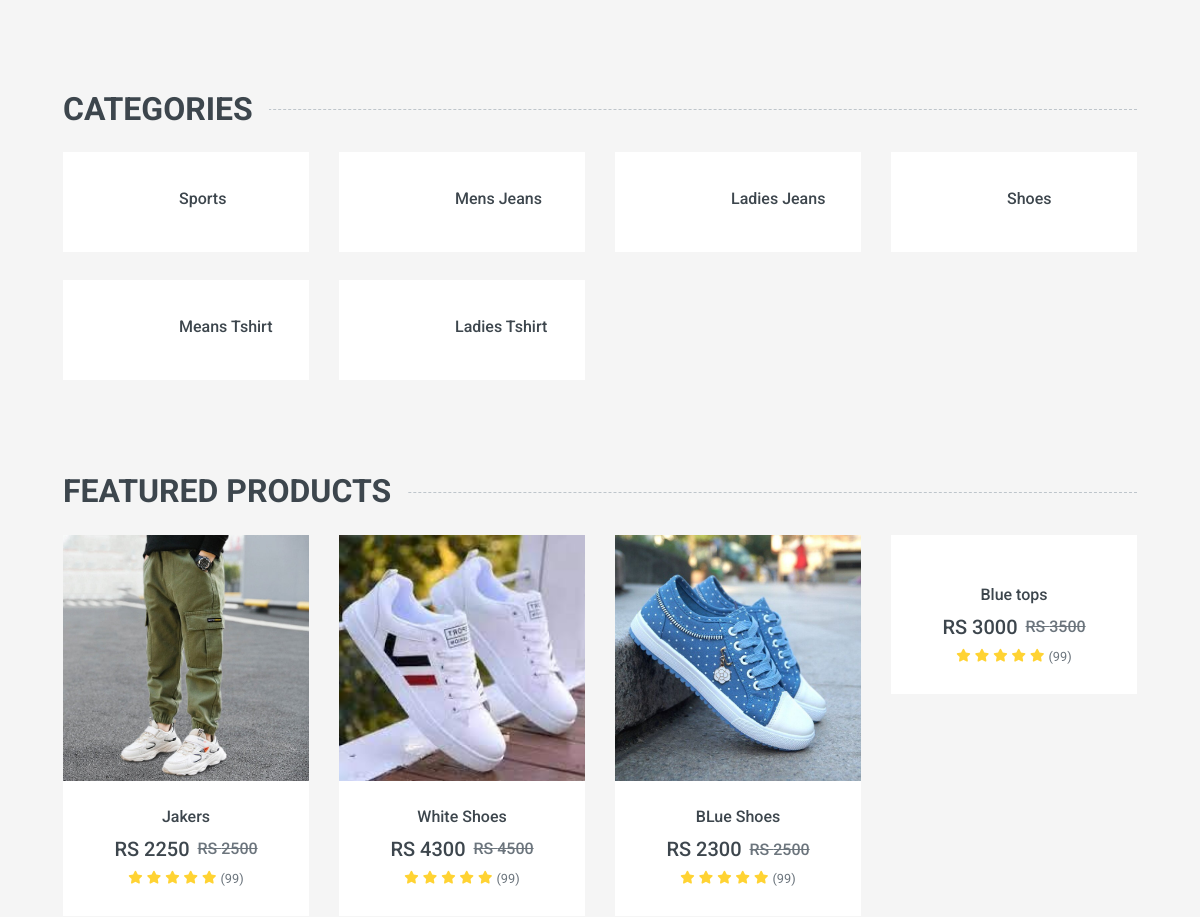
Before: / (middle part) with the older database file.
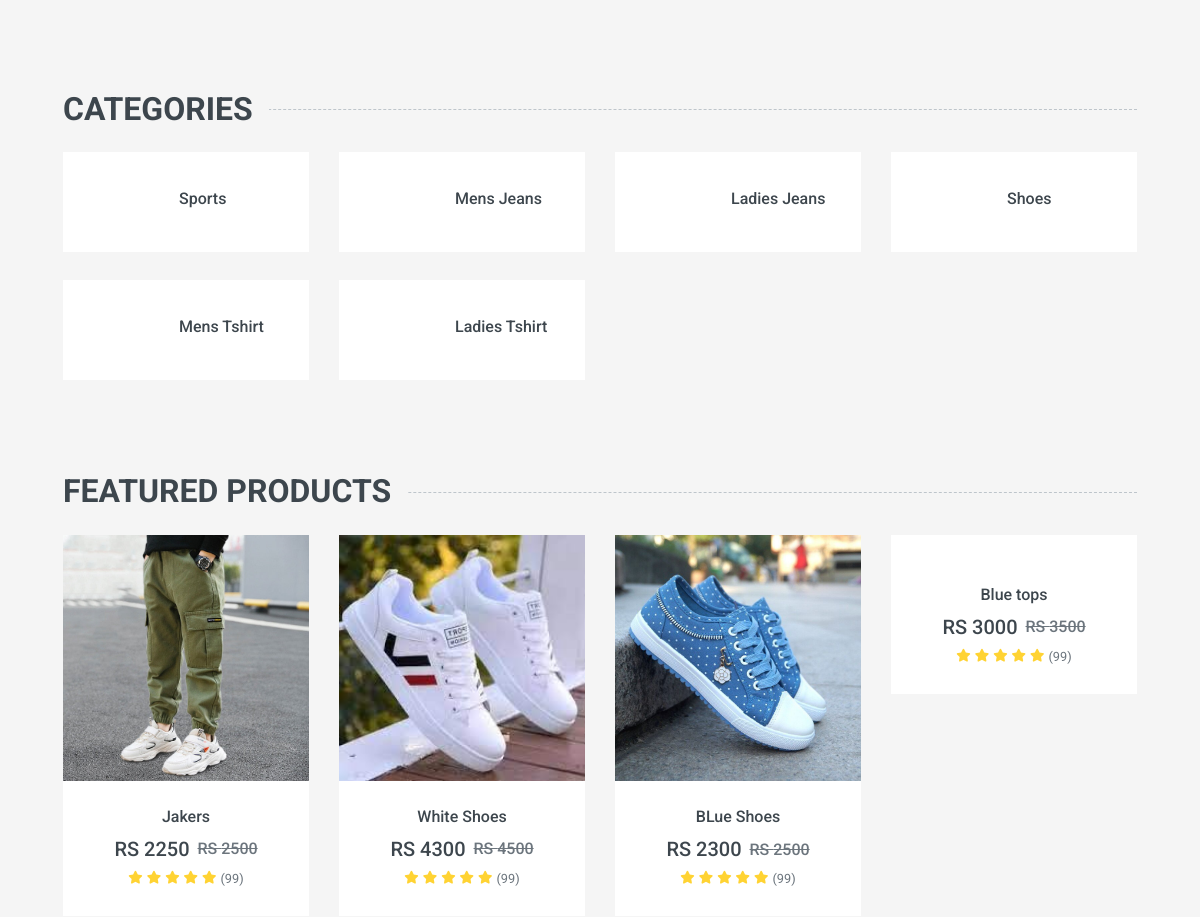
After: the same page with the newer database file.
### home/models.py (models this page shows, shortened)
class Category (models.Model):
    name = models.CharField(max_length = 200)
    slug = models.CharField(max_length= 500, unique = True)

### home/views.py (the view)
# urls.py: path('', HomeView.as_view(), name='home'),
class HomeView(BaseView):
    def get(self, request):
        self.views
        self.views["cart_counts"] = count_cart(request)
        self.views["wish_counts"] = count_wish(request)
        self.views['sliders'] = Slider.objects.all()
        self.views['ads'] = Ad.objects.all()
        self.views['brands'] = Brand.objects.all()
        self.views['new_products'] = Product.objects.filter(labels = "new")
        self.views['hot_products'] = Product.objects.filter(labels = 'hot')
        return render(request, 'index.html', self.views)

### home/views.py (called while the page is built)
def count_cart(request):
    username = request.user.username
    cart_count = Cart.objects.filter(checkout = False, username = username).count()
    return cart_count

def count_wish(request):
    username = request.user.username
    wish_count = WishList.objects.filter(username = username).count()
    return wish_count

### templates/index.html (shortened to what this page needs)
{% extends 'base.html' %}
{% block content %}
    <div class="container-fluid pt-5">
        <div class="row px-xl-5 pb-3">
            <div class="col-lg-3 col-md-6 col-sm-12 pb-1">
            </div>
            <div class="col-lg-3 col-md-6 col-sm-12 pb-1">
            </div>
            <div class="col-lg-3 col-md-6 col-sm-12 pb-1">
            </div>
            <div class="col-lg-3 col-md-6 col-sm-12 pb-1">
            </div>
        </div>
    </div>
        <div class="container-fluid pt-5">
        <h2 class="section-title position-relative text-uppercase mx-xl-5 mb-4"><span class="bg-secondary pr-3">Categories</span></h2>
        <div class="row px-xl-5 pb-3">
            {% for cat in categories %}
            <div class="col-lg-3 col-md-4 col-sm-6 pb-1">
                <a class="text-decoration-none" href="/details/{{cat.slug}}">
                    <div class="cat-item d-flex align-items-center mb-4">
                        <div class="overflow-hidden" style="width: 100px; height: 100px;">
                        </div>
                        <div class="flex-fill pl-3">
                            <h6>{{cat.name}}</h6>
                        </div>
                    </div>
                </a>
            </div>
            {% endfor %}
        </div>
    </div>
    <div class="container-fluid pt-5 pb-3">
        <h2 class="section-title position-relative text-uppercase mx-xl-5 mb-4"><span class="bg-secondary pr-3">Featured Products</span></h2>
        <div class="row px-xl-5">
            {% for hot in hot_products %}
            <div class="col-lg-3 col-md-4 col-sm-6 pb-1">
                <div class="product-item bg-light mb-4">
                    <div class="product-img position-relative overflow-hidden">
                        <img class="img-fluid w-100" src="{{hot.image.url}}" alt="">
                        <div class="product-action">
                        </div>
                    </div>
                    <div class="text-center py-4">
                        <a class="h6 text-decoration-none text-truncate" href="/details/{{hot.slug}}">{{hot.name}}</a>
                        <div class="d-flex align-items-center justify-content-center mt-2">
                            <h5>RS {{hot.discounted_price}}</h5><h6 class="text-muted ml-2"><del>RS {{hot.price}}</del></h6>
                        </div>
                        <div class="d-flex align-items-center justify-content-center mb-1">
                            <small class="fa fa-star text-primary mr-1"></small>
                            <small class="fa fa-star text-primary mr-1"></small>
                            <small class="fa fa-star text-primary mr-1"></small>
                            <small class="fa fa-star text-primary mr-1"></small>
                            <small class="fa fa-star text-primary mr-1"></small>
                            <small>(99)</small>
                        </div>
                    </div>
                </div>
            </div>
            {% endfor %}
        </div>
    </div>
    {% endblock %}

Changed rows visible on the page:
changed Category: name "Means Tshirt" → "Mens Tshirt"
